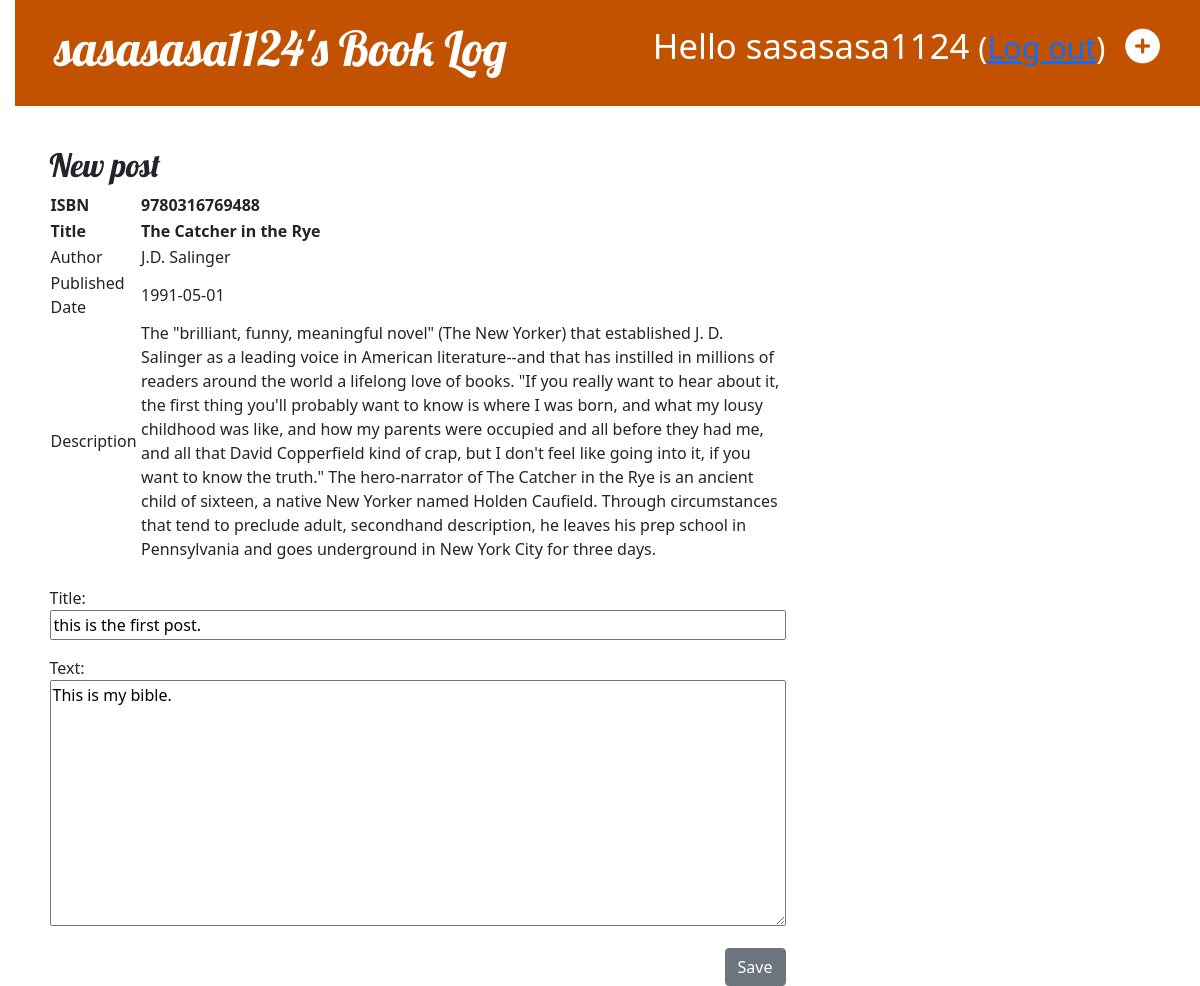
The app's page /posts/1/edit/ (signed in) with its own data.
### blog/models.py (models this page shows, shortened)
class Post(models.Model):
    author = models.ForeignKey(settings.AUTH_USER_MODEL, on_delete=models.CASCADE)
    book_isbn = models.CharField(max_length=100)
    book_title = models.CharField(max_length=100)
    book_authors = models.CharField(max_length=200, null=True)
    book_publishedDate = models.CharField(max_length=100, null=True)
    book_description = models.CharField(max_length=1000, null=True)
    title = models.CharField(max_length=100)
    text = models.TextField()
    created_date = models.DateTimeField(default=timezone.now)
    updated_date = models.DateTimeField(default=timezone.now,null=True)

### blog/views.py (the view)
# urls.py: path('posts/<int:pk>/edit/', views.post_edit, name='post_edit'),
@login_required
def post_edit(request, pk):
    post = get_object_or_404(Post, pk=pk)
    if request.method == "POST":
        form = PostForm(request.POST, instnace=False)
        if form.is_valid():
            post = form.save(commit=False)
            post.author = request.user
            post.updated_date = timezone.now()
            post.save()
            return redirect('post_detail',pk=post.pk)
    else:
        form = PostForm(instance=post)
    return render(request, 'blog/post_edit.html', {'form': form, 'post': post})

### blog/forms.py
class PostForm(forms.ModelForm):
    class Meta:
        model = Post
        fields = ('title', 'text',)

### mysite/context_processors.py (called while the page is built)
def app_name(request):
    return {'APP_NAME': settings.APP_NAME}

### blog/templates/blog/post_edit.html (shortened to what this page needs)
{% extends 'blog/base.html' %}
{% block content %}
    <h2>New post</h2>
    <form method="POST" class="post-form">{% csrf_token %}
        <table>
            <tr>
                <th>ISBN</th>
                <th class="book-isbn">{{ post.book_isbn }}</th>
              </tr>
            <tr>
              <th>Title</th>
              <th class="book-title">{{ post.book_title }}</th>
            </tr>
            <tr>
              <td>Author</td>
              <td class="book-authors">{{ post.book_authors }}</td>
            </tr>
            <tr>
              <td>Published Date</td>
              <td class="book-publishedDate">{{ post.book_publishedDate }}</td>
            </tr>
            <tr>
              <td>Description</td>
              <td class="book-description">{{ post.book_description }}</td>
            </tr>
          </table>
          <br>
          {{ form.as_p }}
        <button type="submit" class="save btn btn-secondary" hiden>Save</button>
    </form>
{% endblock %}

### blog/templates/blog/base.html (shortened to what this page needs)
{% load static %}
<!DOCTYPE html>
<html>
    <head>
        <link rel="stylesheet" href="https://cdn.jsdelivr.net/npm/bootstrap@5.1.3/dist/css/bootstrap.min.css">
        <link rel="stylesheet" href="{% static 'css/blog.css' %}">
        <link href="https://cdn.jsdelivr.net/npm/bootstrap@5.0.0-beta1/dist/css/bootstrap.min.css" rel="stylesheet">
    </head>
        <body>
            <div class="page-header">
                {% if user.is_authenticated %}
                    <a href="{% url 'post_new' %}" class="top-menu"><i class="fas fa-plus-circle"></i></a>
                    <p class="top-menu">Hello {{ user.username }} <small>(<a href="{% url 'logout' %}">Log out</a>)</small></p>
                {% else %}
                    <a href="{% url 'signup' %}" class="top-menu"><i class="fa-solid fa-user-plus"></i>Sign Up</a>
                {% endif %}
                <h1><a href="/">{{ user }}'s {{ APP_NAME }}</a></h1>
            </div>
            <div class="content container">
                <div class="row">
                    <div class="col-md-8">
                    {% block content %}
                    {% endblock %}
                    </div>
                </div>
            </div>
        </body>
</html>

### blog/static/css/blog.css (style rules this page uses)
h1 a, h2 a { color: #C25100; font-family: 'Lobster'; }
body { padding-left: 15px; }
.page-header { background-color: #C25100; margin-top: 0; margin-bottom: 40px; padding: 20px 20px 20px 40px; }
.page-header h1, .page-header h1 a, .page-header h1 a:visited, .page-header h1 a:active { color: #ffffff; font-size: 36pt; text-decoration: none; }
h1, h2, h3, h4 { font-family: 'Lobster', cursive; }
.save { float: right; }
.post-form textarea, .post-form input { width: 100%; }
.top-menu, .top-menu:hover, .top-menu:visited { color: #ffffff; float: right; font-size: 26pt; margin-right: 20px; }
.btn-secondary, .btn-secondary:visited { color: #C25100; background: none; border-color: #C25100; }

### records on screen
Post: book_isbn "9780316769488", book_title "The Catcher in the Rye", book_authors "J.D. Salinger", book_publishedDate "1991-05-01", book_description "The \"brilliant, funny, meaningful novel\" (The New Yorker) that established J. D. Salinger as a leading voice in American literature--and that has instilled in millions of readers around the world a lifelong love of books. \"If you really want to hear about it, the first thing you'll probably want to know is where I was born, and what my lousy childhood was like, and how my parents were occupied and all before they had me, and all that David Copperfield kind of crap, but I don't feel like going into it, if you want to know the truth.\" The hero-narrator of The Catcher in the Rye is an ancient child of sixteen, a native New Yorker named Holden Caufield. Through circumstances that tend to…", title "this is the first post.", text "This is my bible."

### other values on screen
{{ user.username }} "sasasasa1124"
{{ user }} "sasasasa1124"
{{ APP_NAME }} "Book Log"
